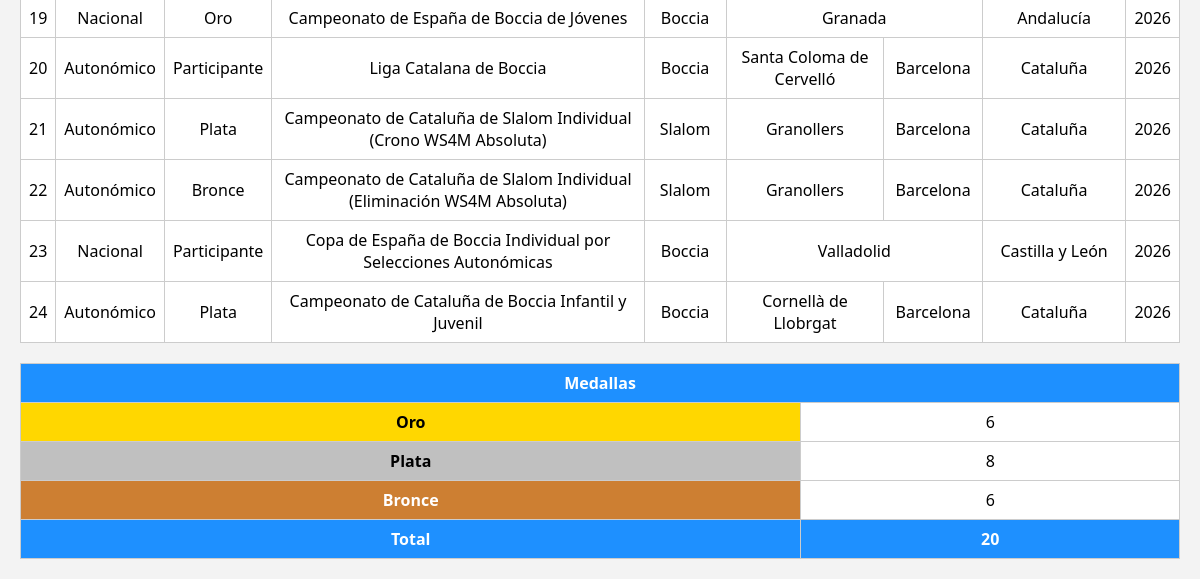
/medallero.php (lower part), run on an earlier commit of the app's database.
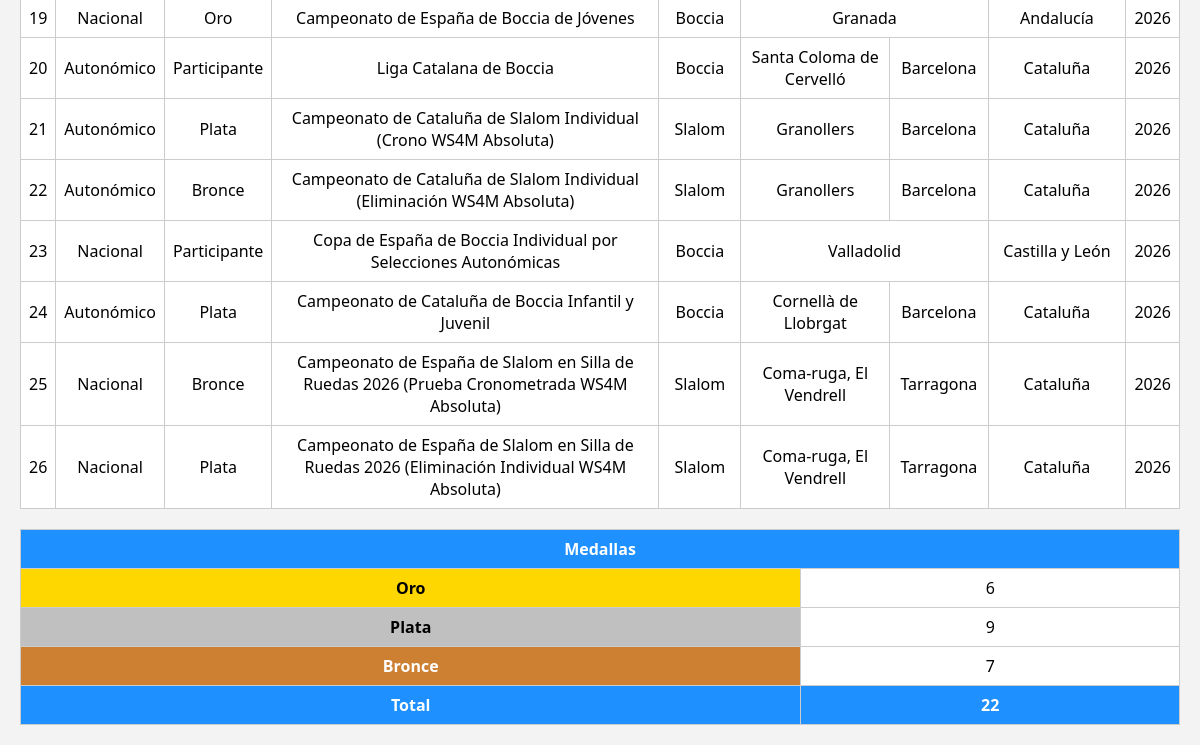
And on a later commit of the database.
### tables this page shows
CREATE TABLE medallas (
    id INT AUTO_INCREMENT PRIMARY KEY,
    tipo ENUM('Autonómico', 'Nacional', 'Internacional'),
    competicion VARCHAR(255),
    deporte VARCHAR(100),
    posicion ENUM('Oro', 'Plata', 'Bronce', 'Participante'),
    lugar VARCHAR(100),
    provincia VARCHAR(100),
    comunidad VARCHAR(100),
    pais VARCHAR(100),
    year YEAR
);

### funciones.php (called while the page is built, shortened)
<?php
function iconoMedalla($posicion)
{
    switch ($posicion) {
        default:
            return ucfirst($posicion);
    }
}
?>

### medallero.php (the view, shortened to what this page needs)
<?php include 'conexion.php';
include 'funciones.php'; ?>
<!DOCTYPE html>
<html>
<head>
    <link rel="stylesheet" href="css/index.css">
</head>
<body>
    <?php
    $where = " WHERE 1=1";
    $sql = "SELECT * FROM medallas" . $where;
    $sqlResumen = "SELECT
        SUM(posicion = 'oro') AS oro,
        SUM(posicion = 'plata') AS plata,
        SUM(posicion = 'bronce') AS bronce,
        COUNT(*) AS total_registros
    FROM medallas" . $where . " AND posicion IN ('oro', 'plata', 'bronce')";
    $resultado = $conexion->query($sql);
    if ($resultado->num_rows > 0): ?>
        <table>
            <?php while ($fila = $resultado->fetch_assoc()): ?>
                <tr>
                    <td><?php echo $fila['id']; ?></td>
                    <td><?php echo $fila['tipo']; ?></td>
                    <td class="<?php echo $fila['posicion']; ?>">
                        <?php echo iconoMedalla($fila['posicion']); ?>
                    </td>
                    <td><?php echo $fila['competicion']; ?></td>
                    <td><?php echo $fila['deporte']; ?></td>
                    <?php
                    if ($fila['lugar'] == $fila['provincia']) {
                        echo '<td colspan="2">' . $fila['lugar'] . '</td>';
                        echo '<td>' . $fila['comunidad'] . '</td>';
                    } elseif ($fila['provincia'] == $fila['comunidad']) {
                        echo '<td colspan="2">' . $fila['provincia'] . '</td>';
                    } else {
                        echo '<td>' . $fila['lugar'] . '</td>';
                        echo '<td>' . $fila['provincia'] . '</td>';
                        echo '<td>' . $fila['comunidad'] . '</td>';
                    }
                    ?>
                    <td><?php echo $fila['year']; ?></td>
                </tr>
            <?php endwhile; ?>
        </table>
    <?php else: ?>
        <p>No se han encontrado resultados</p>
    <?php endif; ?>
    <?php
    $resultado2 = $conexion->query($sqlResumen);
    $resumen = $resultado2 ? $resultado2->fetch_assoc() : null;
    if ($resumen): ?>
        <table>
            <tr>
                <th colspan="2">Medallas</th>
            </tr>
            <tr>
                <th class=oro>Oro</th>
                <td><?php echo (int) $resumen['oro']; ?></td>
            </tr>
            <tr>
                <th class=plata>Plata</th>
                <td><?php echo (int) $resumen['plata']; ?></td>
            </tr>
            <tr>
                <th class=bronce>Bronce</th>
                <td><?php echo (int) $resumen['bronce']; ?></td>
            </tr>
            <tr>
                <th>Total</th>
                <th><?php echo (int) $resumen['total_registros']; ?></th>
            </tr>
        </table>
    <?php else: ?>
        <p>No se han encontrado resultados</p>
    <?php endif; ?>
</body>
</html>

### css/index.css (style rules this page uses)
* { box-sizing: border-box; padding: 0; margin: 0; }
body { font-family: 'Segoe UI', Tahoma, Geneva, Verdana, sans-serif; background-color: #f3f3f3; margin: 20px; }
table { width: 100%; border-collapse: collapse; margin-top: 20px; background: #fff; }
th { background-color: dodgerblue; color: white; text-align: center; }
td.oro, th.oro { background-color: gold; color: black; font-weight: bold; }
td.plata, th.plata { background-color: silver; color: black; font-weight: bold; }
td.bronce, th.bronce { background-color: #cd7f32; color: white; font-weight: bold; }

What changed in the data, as far as the page shows it:
added medallas: id "25", tipo "Nacional", posicion "Bronce", competicion "Campeonato de España de Slalom en Silla de Ruedas 2026 (Prueba Cronometrada WS4M Absoluta)", deporte "Slalom", lugar "Coma-ruga, El Vendrell", provincia "Tarragona", comunidad "Cataluña", year "2026"
added medallas: id "26", tipo "Nacional", posicion "Plata", competicion "Campeonato de España de Slalom en Silla de Ruedas 2026 (Eliminación Individual WS4M Absoluta)", deporte "Slalom", lugar "Coma-ruga, El Vendrell", provincia "Tarragona", comunidad "Cataluña", year "2026"
Also different on the page:
$resumen['plata']: "8" → "9"
$resumen['bronce']: "6" → "7"
$resumen['total_registros']: "20" → "22"
